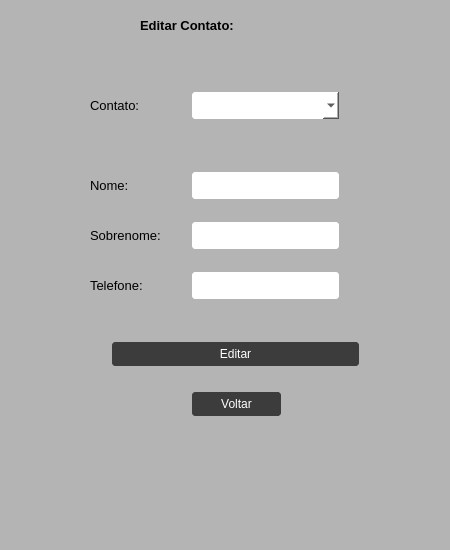
<?xml version="1.0" encoding="UTF-8"?>
<ui version="4.0">
 <class>EditContactWindow</class>
 <widget class="QMainWindow" name="EditContactWindow">
  <property name="geometry">
   <rect>
    <x>0</x>
    <y>0</y>
    <width>450</width>
    <height>550</height>
   </rect>
  </property>
  <property name="maximumSize">
   <size>
    <width>450</width>
    <height>550</height>
   </size>
  </property>
  <property name="windowTitle">
   <string>MainWindow</string>
  </property>
  <property name="styleSheet">
   <string notr="true">background-color: rgb(180, 180, 180);</string>
  </property>
  <widget class="QWidget" name="centralwidget">
   <widget class="QComboBox" name="comboBox">
    <property name="geometry">
     <rect>
      <x>190</x>
      <y>90</y>
      <width>151</width>
      <height>31</height>
     </rect>
    </property>
    <property name="styleSheet">
     <string notr="true">QComboBox{	
	background-color: rgb(255, 255, 255);
	border-radius: 5px;
	border: 2px solid rgb(180, 180, 180);
	padding-left: 8px;
}
QComboBox:on{	
	border: 4px solid #c2dbfe;	
}
QComboBox QListView{
	font-size: 12px;
	border: 1x solid rgb(0,0,10%);
	padding: 5px;
	background-color: #fff;
	outline: 0px;
}</string>
    </property>
   </widget>
   <widget class="QLabel" name="label">
    <property name="geometry">
     <rect>
      <x>90</x>
      <y>90</y>
      <width>71</width>
      <height>31</height>
     </rect>
    </property>
    <property name="font">
     <font>
      <pointsize>10</pointsize>
     </font>
    </property>
    <property name="text">
     <string>Contato: </string>
    </property>
   </widget>
   <widget class="QLabel" name="label_2">
    <property name="geometry">
     <rect>
      <x>90</x>
      <y>170</y>
      <width>51</width>
      <height>31</height>
     </rect>
    </property>
    <property name="font">
     <font>
      <pointsize>10</pointsize>
     </font>
    </property>
    <property name="text">
     <string>Nome: </string>
    </property>
   </widget>
   <widget class="QLabel" name="label_3">
    <property name="geometry">
     <rect>
      <x>90</x>
      <y>270</y>
      <width>81</width>
      <height>31</height>
     </rect>
    </property>
    <property name="font">
     <font>
      <pointsize>10</pointsize>
     </font>
    </property>
    <property name="text">
     <string>Telefone:</string>
    </property>
   </widget>
   <widget class="QLineEdit" name="name">
    <property name="geometry">
     <rect>
      <x>190</x>
      <y>170</y>
      <width>151</width>
      <height>31</height>
     </rect>
    </property>
    <property name="styleSheet">
     <string notr="true">QLineEdit {
	background-color: rgb(255, 255, 255);
	border: 2px solid rgb(180, 180, 180);
	border-radius: 5px;
	padding: 2px;
	color: rgb(60, 60, 60);
}
QLineEdit:hover{
	border: 2px solid rgb(55, 55, 55);
}
QLineEdit:focus{
	border: 2px solid rgb(255, 207, 0);
	color: rgb(0, 0, 0);
}</string>
    </property>
   </widget>
   <widget class="QLineEdit" name="name_2">
    <property name="geometry">
     <rect>
      <x>190</x>
      <y>270</y>
      <width>151</width>
      <height>31</height>
     </rect>
    </property>
    <property name="styleSheet">
     <string notr="true">QLineEdit {
	background-color: rgb(255, 255, 255);
	border: 2px solid rgb(180, 180, 180);
	border-radius: 5px;
	padding: 2px;
	color: rgb(60, 60, 60);
}
QLineEdit:hover{
	border: 2px solid rgb(55, 55, 55);
}
QLineEdit:focus{
	border: 2px solid rgb(255, 207, 0);
	color: rgb(0, 0, 0);
}</string>
    </property>
   </widget>
   <widget class="QPushButton" name="pushButton">
    <property name="geometry">
     <rect>
      <x>110</x>
      <y>340</y>
      <width>251</width>
      <height>28</height>
     </rect>
    </property>
    <property name="styleSheet">
     <string notr="true">QPushButton {
	background-color: rgb(60, 60, 60);
	border: 2px solid rgb(180, 180, 180);
	border-radius: 5px;
	padding: 2px;
	color: rgb(255, 255, 255);
}
QPushButton:hover{
	background-color: rgb(60, 60, 60);
	border: 2px solid rgb(55, 55, 55);
}
QPushButton:pressed{
	background-color: rgb(250, 230, 0);
	border: 2px solid rgb(255, 165, 24);
}</string>
    </property>
    <property name="text">
     <string>Editar</string>
    </property>
   </widget>
   <widget class="QPushButton" name="backButton">
    <property name="geometry">
     <rect>
      <x>190</x>
      <y>390</y>
      <width>93</width>
      <height>28</height>
     </rect>
    </property>
    <property name="styleSheet">
     <string notr="true">QPushButton {
	background-color: rgb(60, 60, 60);
	border: 2px solid rgb(180, 180, 180);
	border-radius: 5px;
	padding: 2px;
	color: rgb(255, 255, 255);
}
QPushButton:hover{
	background-color: rgb(60, 60, 60);
	border: 2px solid rgb(55, 55, 55);
}
QPushButton:pressed{
	background-color: rgb(250, 230, 0);
	border: 2px solid rgb(255, 165, 24);
}</string>
    </property>
    <property name="text">
     <string>Voltar</string>
    </property>
   </widget>
   <widget class="QLabel" name="label_4">
    <property name="geometry">
     <rect>
      <x>140</x>
      <y>10</y>
      <width>191</width>
      <height>31</height>
     </rect>
    </property>
    <property name="font">
     <font>
      <pointsize>10</pointsize>
      <weight>75</weight>
      <bold>true</bold>
     </font>
    </property>
    <property name="text">
     <string>Editar Contato:</string>
    </property>
   </widget>
   <widget class="QLabel" name="label_5">
    <property name="geometry">
     <rect>
      <x>90</x>
      <y>220</y>
      <width>91</width>
      <height>31</height>
     </rect>
    </property>
    <property name="font">
     <font>
      <pointsize>10</pointsize>
     </font>
    </property>
    <property name="text">
     <string>Sobrenome: </string>
    </property>
   </widget>
   <widget class="QLineEdit" name="name_3">
    <property name="geometry">
     <rect>
      <x>190</x>
      <y>220</y>
      <width>151</width>
      <height>31</height>
     </rect>
    </property>
    <property name="styleSheet">
     <string notr="true">QLineEdit {
	background-color: rgb(255, 255, 255);
	border: 2px solid rgb(180, 180, 180);
	border-radius: 5px;
	padding: 2px;
	color: rgb(60, 60, 60);
}
QLineEdit:hover{
	border: 2px solid rgb(55, 55, 55);
}
QLineEdit:focus{
	border: 2px solid rgb(255, 207, 0);
	color: rgb(0, 0, 0);
}</string>
    </property>
   </widget>
  </widget>
  <widget class="QMenuBar" name="menubar">
   <property name="geometry">
    <rect>
     <x>0</x>
     <y>0</y>
     <width>450</width>
     <height>26</height>
    </rect>
   </property>
  </widget>
  <widget class="QStatusBar" name="statusbar"/>
 </widget>
 <resources/>
 <connections/>
</ui>
